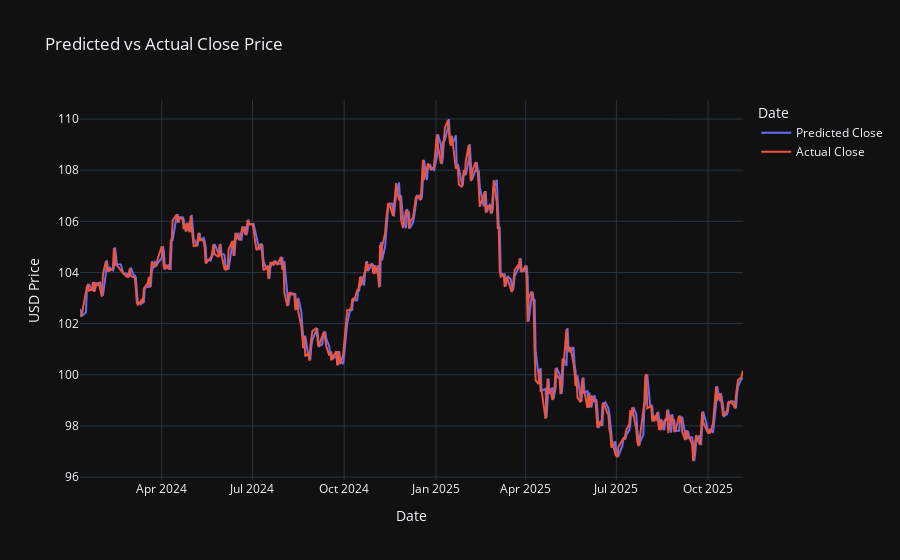

This figure's notebook cell:
### Markdown cell above
To find actual close price: $$C_{t+1} = C_t \times e^{log return value}$$

### Code cell
y_log_pred = least_mae_model.predict(x_log_test)
base_prices_C_t = original_test_log_df_full['Close'].iloc[N: N + len(y_log_test)].to_numpy()
dates_C_t_plus_1 = original_test_log_df_full['Date'].iloc[N + 1: N + 1 + len(y_log_test)].to_numpy()

predicted_prices_C_t_plus_1 = base_prices_C_t * np.exp(y_log_pred)
actual_prices_C_t_plus_1 = base_prices_C_t * np.exp(y_log_test)

fig_df = pd.DataFrame({
    'Date': dates_C_t_plus_1,
    'Predicted Close': predicted_prices_C_t_plus_1,
    'Actual Close': actual_prices_C_t_plus_1
})

fig = px.line(
    fig_df,
    x='Date',
    y=['Predicted Close', 'Actual Close'],
    labels={'value': 'USD Price', 'variable': 'Date'},
    title='Predicted vs Actual Close Price'
)
fig.show()

### Figure 1 — Plotly figure (JSON) as saved in the notebook; plotly's stock layout.template omitted (floating-point values rounded to 4 significant figures; data arrays with more than 128 entries replaced by an {"elided": "..."} marker saying what was removed)
{"data": [{"hovertemplate": "Date=%{x}<br>USD Price=%{y}<extra></extra>", "legendgroup": "Predicted Close", "line": {"color": "#636efa", "dash": "solid"}, "marker": {"symbol": "circle"}, "mode": "lines", "name": "Predicted Close", "orientation": "v", "showlegend": true, "x": {"elided": "459 str values"}, "xaxis": "x", "y": {"elided": "459 float values"}, "yaxis": "y", "type": "scatter"}, {"hovertemplate": "Date=%{x}<br>USD Price=%{y}<extra></extra>", "legendgroup": "Actual Close", "line": {"color": "#EF553B", "dash": "solid"}, "marker": {"symbol": "circle"}, "mode": "lines", "name": "Actual Close", "orientation": "v", "showlegend": true, "x": {"elided": "459 str values"}, "xaxis": "x", "y": {"elided": "459 float values"}, "yaxis": "y", "type": "scatter"}], "layout": {"xaxis": {"anchor": "y", "domain": [0.0, 1.0], "title": {"text": "Date"}}, "yaxis": {"anchor": "x", "domain": [0.0, 1.0], "title": {"text": "USD Price"}}, "legend": {"title": {"text": "Date"}, "tracegroupgap": 0}, "title": {"text": "Predicted vs Actual Close Price"}}}
